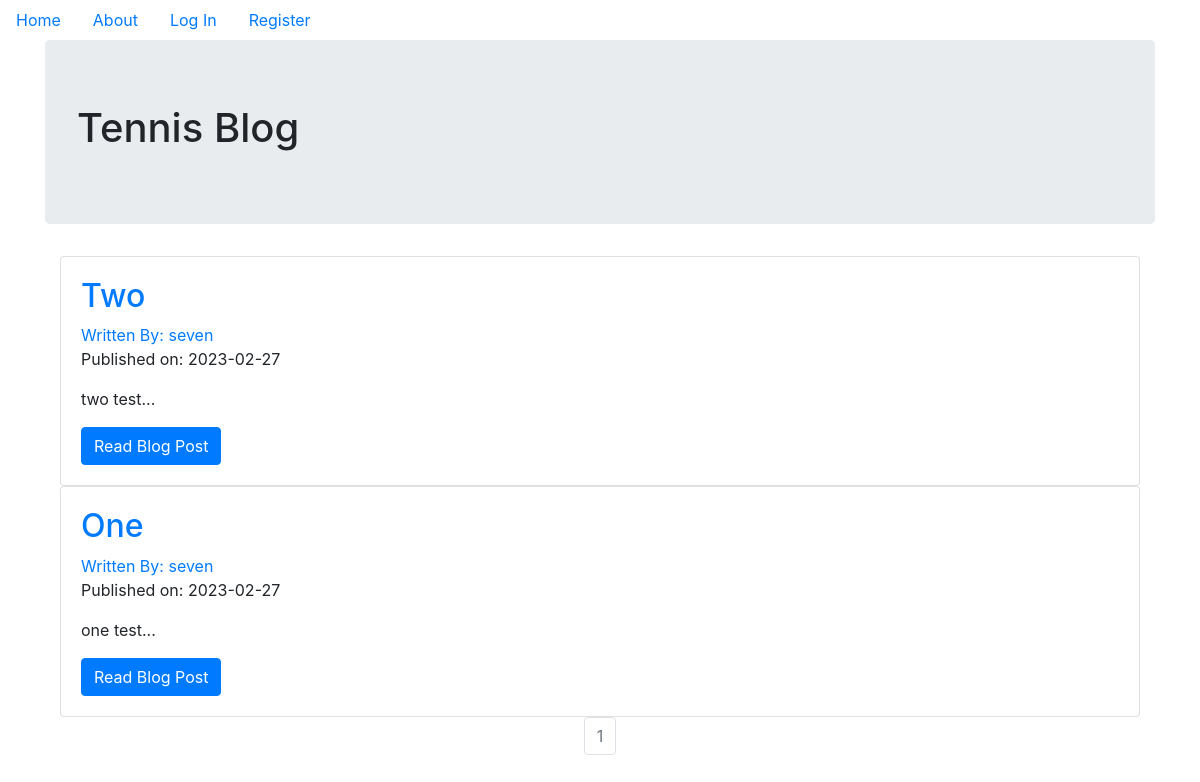
The page / on the database its author committed.
### tennisBlog/models.py (models this page shows, shortened)
class BlogPost(db.Model):
    users = db.relationship(User)
    id = db.Column(db.Integer, primary_key=True)
    user_id = db.Column(db.Integer, db.ForeignKey('users.id'), nullable=False)
    date = db.Column(db.DateTime, nullable=False, default=datetime.utcnow)
    title = db.Column(db.String(140), nullable=False)
    text = db.Column(db.Text, nullable=False)

class User(db.Model, UserMixin):
    __tablename__ = 'users'
    id = db.Column(db.Integer, primary_key=True)
    profile_image = db.Column(db.String(20), nullable=False, default='default_profile.png')
    email = db.Column(db.String(64), unique=True, index=True)
    username = db.Column(db.String(64), unique=True, index=True)
    password_hash = db.Column(db.String(128))
    posts = db.relationship('BlogPost', backref='author', lazy=True)

### tennisBlog/core/views.py (the view)
@core.route('/')
def index():
    page = request.args.get('page', 1, type=int)
    blog_posts = BlogPost.query.order_by(BlogPost.date.desc()).paginate(page=page, per_page=10)
    return render_template('index.html', blog_posts=blog_posts)

### tennisBlog/templates/index.html (shortened to what this page needs)
{% extends "base.html" %}
{% block content %}
    <div class="jumbotron">
        <h1>Tennis Blog</h1>
    </div>
    <div class="container">
    {% for post in blog_posts.items %}
    <div class="card" >
      <div class="card-body">
        <h2><a class="card-title" href="  {{ url_for('blog_posts.blog_post', blog_post_id=post.id) }}">{{ post.title }}</a></h2>
        <a href="{{ url_for('users.user_posts', username=post.author.username) }}">Written By: {{ post.author.username }}</a>
        <p>Published on: {{ post.date.strftime('%Y-%m-%d') }}</p>
        <p class="card-text">{{ post.text[:100] }}...</p>
        <a href="{{ url_for('blog_posts.blog_post', blog_post_id=post.id) }}" class="btn btn-primary">Read Blog Post</a>
      </div>
    </div>
   {% endfor %}
   <nav aria-label="Page navigation example">
     <ul class="pagination justify-content-center">
       {% for page_num in blog_posts.iter_pages(left_edge=1, right_edge=1, left_current=1, right_current=2) %}
          {% if blog_posts.page == page_num %}
          <li class="page-item disabled">
            <a class="page-link" href="{{ url_for('core.index', page=page_num) }}">{{ page_num }}</a></li>
          {% else %}
            <li class="page-item"><a class="page-link" href="{{ url_for('core.index', page=page_num) }}">{{ page_num }}</a></li>
          {% endif %}
      {% endfor %}
    </nav>
{% endblock %}

### rows shown on the page
BlogPost: title "Two", author.username "seven", date "2023-02-27", text "two test"
BlogPost: title "One", author.username "seven", date "2023-02-27", text "one test"

### other values the page prints
{{ page_num }} "1"
